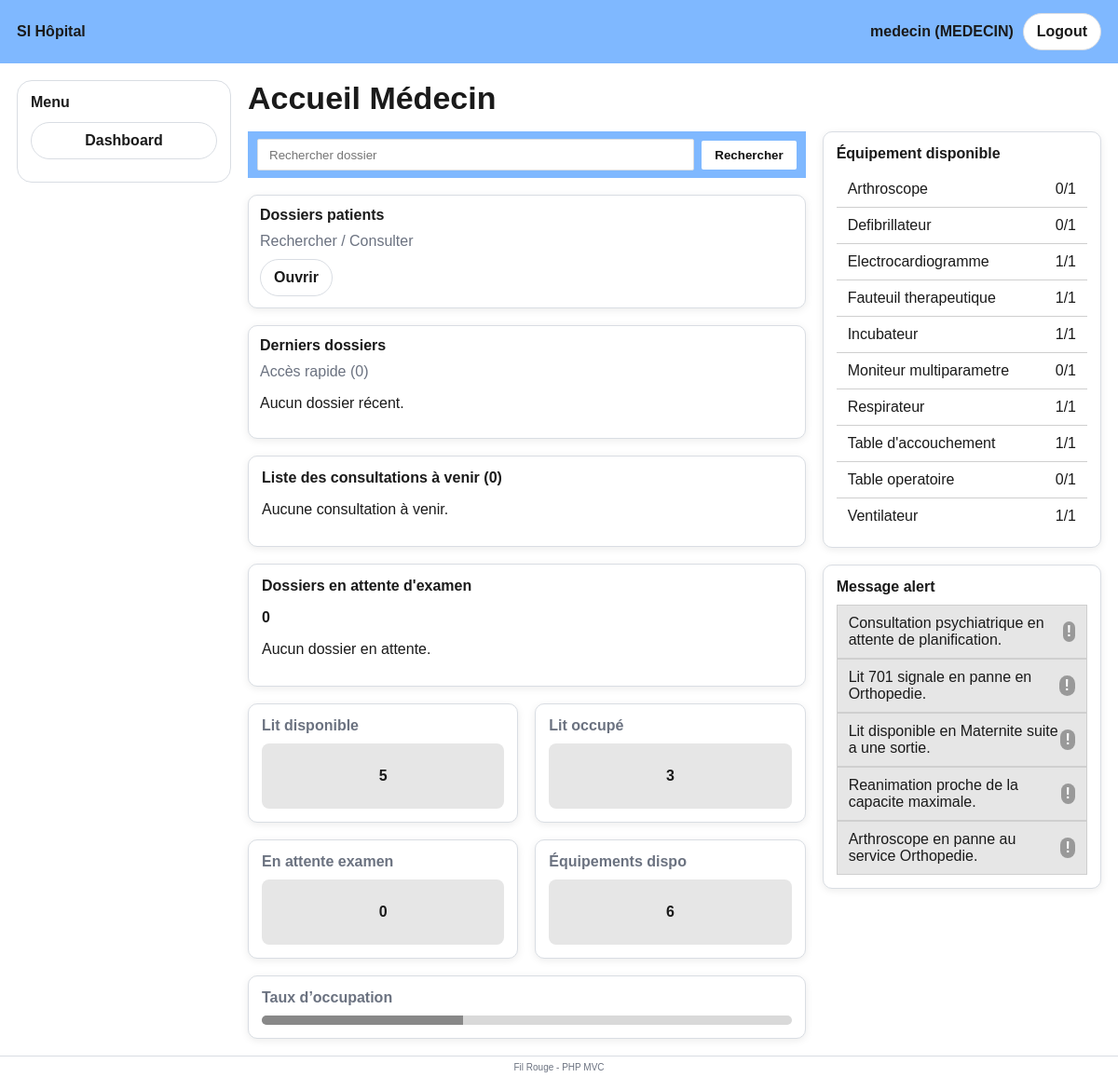
Page /index.php?action=dashboard (signed in) on the committed database.
### tables this page shows
CREATE TABLE ALERTE (
    idAlerte TINYINT AUTO_INCREMENT PRIMARY KEY,
    dateCreation DATE NOT NULL,
    typeAlerte ENUM('saturation', 'panne_Lit', 'panne_Equipement', 'Action') NOT NULL,
    action ENUM('attente_consultation', 'resultat_disponible', 'transfert_acceptte', 'lit_disponible', 'equipement_disponible'),
    statutAlerte ENUM('nonLu', 'Lu', 'Fait') NOT NULL DEFAULT 'nonLu',
    description TEXT
);

### app/config/database.php (called while the page is built, shortened)
<?php
function db(): PDO
{
    static $pdo = null;
    if ($pdo instanceof PDO) {
        return $pdo;
    }
    $cfg = require __DIR__ . '/config.php';
    $dsn = 'mysql:host=' . $cfg['host']
         . ';port=' . $cfg['port']
         . ';dbname=' . $cfg['dbname']
         . ';charset=' . $cfg['charset'];
    $pdo = new PDO($dsn, $cfg['user'], $cfg['pass'], [
        PDO::ATTR_ERRMODE => PDO::ERRMODE_EXCEPTION,
        PDO::ATTR_DEFAULT_FETCH_MODE => PDO::FETCH_ASSOC,
    ]);
    return $pdo;
}

### app/models/DossierModel.php (called while the page is built, shortened)
<?php
require_once __DIR__ . '/../config/database.php';
function dossiers_get_recent(int $limit = 5): array
{
    $sql = "
        SELECT
            d.idDossier,
            CONCAT(p.prenom, ' ', p.nom) AS nomComplet
        FROM DOSSIER_PATIENT d
        INNER JOIN PATIENT p ON p.idPatient = d.idPatient
        ORDER BY
            (d.dateAdmission IS NULL) ASC,
            d.dateAdmission DESC,
            d.idDossier DESC
        LIMIT :lim
    ";
    $stmt = db()->prepare($sql);
    $stmt->bindValue(':lim', $limit, PDO::PARAM_INT);
    $stmt->execute();
    return $stmt->fetchAll() ?: [];
}
function dossiers_get_consultations(): array
{
    $sql = "
        SELECT
            d.idDossier,
            p.nom,
            p.prenom,
            d.niveau AS priorite
        FROM DOSSIER_PATIENT d
        INNER JOIN PATIENT p ON p.idPatient = d.idPatient
        WHERE LOWER(d.statut) IN ('attente_consultation', 'attente consultation')
        ORDER BY d.niveau DESC, d.idDossier DESC
        LIMIT 10
    ";
    $stmt = db()->prepare($sql);
    $stmt->execute();
    return $stmt->fetchAll() ?: [];
}

### app/models/ExamenModel.php (called while the page is built, shortened)
<?php
require_once __DIR__ . '/../config/database.php';
function examens_count_en_attente(): int
{
    $sql = "SELECT COUNT(*) FROM examen WHERE statut = 'EN_ATTENTE'";
    return (int) db()->query($sql)->fetchColumn();
}

### app/models/LitModel.php (called while the page is built, shortened)
<?php
require_once __DIR__ . '/../config/database.php';
function fetchIntOrNull(string $sql, array $params = [], string $field = ''): ?int
{
    $stmt = db()->prepare($sql);
    $stmt->execute($params);
    $row = $stmt->fetch(PDO::FETCH_ASSOC);
    if ($field === '') {
        $value = array_values($row)[0] ?? null;
    } else {
        $value = $row[$field] ?? null;
    }
    return ($value === null) ? null : (int) $value;
}
function lits_count_disponibles(): int
{
    $sql = "
        SELECT COUNT(*) AS nb
        FROM LIT
        WHERE etatLit = 'disponible'
    ";
    return (int)(fetchIntOrNull($sql, [], 'nb') ?? 0);
}
function lits_count_occupes_et_reserves(): int
{
    $sql = "
        SELECT COUNT(*) AS nb
        FROM LIT
        WHERE etatLit IN ('occupe', 'reserve')
    ";
    return (int)(fetchIntOrNull($sql, [], 'nb') ?? 0);
}

### app/models/EquipementModel.php (called while the page is built, shortened)
<?php
require_once APP_PATH . '/config/database.php';
function equipements_get_stats(): array
{
    $pdo = db();
    $sql = "
        SELECT
            typeEquipement AS type,
            SUM(CASE WHEN etatEquipement = 'disponible' THEN 1 ELSE 0 END) AS disponibles,
            COUNT(*) AS total
        FROM EQUIPEMENT
        GROUP BY typeEquipement
        ORDER BY typeEquipement ASC
    ";
    $stmt = $pdo->query($sql);
    return $stmt->fetchAll(PDO::FETCH_ASSOC);
}
function equipements_count_disponibles(): int
{
    $pdo = db();
    $sql = "
        SELECT COUNT(*) AS nb
        FROM EQUIPEMENT
        WHERE etatEquipement = 'disponible'
    ";
    $stmt = $pdo->query($sql);
    $row = $stmt->fetch(PDO::FETCH_ASSOC) ?: [];
    return (int)($row['nb'] ?? 0);
}

### app/models/AlerteModel.php (called while the page is built, shortened)
<?php
require_once APP_PATH . '/config/database.php';
function alertes_get_last(int $limit = 5): array
{
    $pdo = db();
    $sql = "
        SELECT
            a.idAlerte,
            a.dateCreation,
            a.typeAlerte,
            a.statutAlerte,
            a.description AS message
        FROM ALERTE a
        ORDER BY a.dateCreation DESC, a.idAlerte DESC
        LIMIT :lim
    ";
    $stmt = $pdo->prepare($sql);
    $stmt->bindValue(':lim', $limit, PDO::PARAM_INT);
    $stmt->execute();
    return $stmt->fetchAll(PDO::FETCH_ASSOC);
}

### app/views/dashboards/accueil_medecin.php (the view, shortened to what this page needs)
<?php
require __DIR__ . '/../../includes/header.php';
require __DIR__ . '/../../includes/sidebar.php';
$dossiersRecent           = $dossiersRecent ?? [];
$consultations            = $consultations ?? [];
$equipementsStats         = $equipementsStats ?? [];
$alertes                  = $alertes ?? [];
$examensEnAttente         = $examensEnAttente ?? [];
$nbExamensEnAttente       = $nbExamensEnAttente ?? 0;
$nbEquipementsDisponibles = $nbEquipementsDisponibles ?? 0;
$litsDisponibles          = $litsDisponibles ?? 0;
$litsOccupes              = $litsOccupes ?? 0;
$tauxOccupation           = $tauxOccupation ?? 0;
$tauxOccupation = (int) $tauxOccupation;
?>
<h1 class="page-title">Accueil Médecin</h1>
<div class="mockup-grid">
    <div>
        <div class="doctor-search-bar">
            <form method="GET" action="index.php" class="doctor-search-form">
                <input
                    type="text"
                    name="q"
                    class="doctor-search-input"
                    placeholder="Rechercher dossier"
                >
                <button type="submit" class="doctor-search-btn">Rechercher</button>
            </form>
        </div>
        <div class="mockup-panel compact">
            <div class="mockup-panel-title">Dossiers patients</div>
            <p class="card-subtitle">Rechercher / Consulter</p>
            <a class="btn" href="index.php?action=dossiers_list">Ouvrir</a>
        </div>
        <div class="mockup-panel compact">
            <div class="mockup-panel-title">Derniers dossiers</div>
            <p class="card-subtitle">Accès rapide (<?= count($dossiersRecent) ?>)</p>
            <?php if (!empty($dossiersRecent)): ?>
                <ul>
                    <?php foreach ($dossiersRecent as $d): ?>
                        <?php
                        $idDossier = (int) ($d['idDossier'] ?? 0);
                        $nomComplet = trim((string) ($d['nomComplet'] ?? ''));
                        $label = $nomComplet !== '' ? $nomComplet : 'Dossier #' . $idDossier;
                        ?>
                        <li>
                            <a href="index.php?action=dossier_detail_medecin&id=<?= $idDossier ?>">
                                <?= htmlspecialchars($label, ENT_QUOTES, 'UTF-8') ?>
                            </a>
                        </li>
                    <?php endforeach; ?>
                </ul>
            <?php else: ?>
                <p>Aucun dossier récent.</p>
            <?php endif; ?>
        </div>
        <div class="mockup-panel">
            <div class="mockup-panel-title">
                Liste des consultations à venir (<?= count($consultations) ?>)
            </div>
            <?php if (!empty($consultations)): ?>
                <div class="mockup-mini-table">
                    <?php foreach ($consultations as $c): ?>
                        <?php
                        $nomPatient = trim((string) (($c['nom'] ?? '') . ' ' . ($c['prenom'] ?? '')));
                        $idDossierConsultation = (int) ($c['idDossier'] ?? 0);
                        ?>
                        <div class="mockup-mini-row">
                            <span>
                                <a href="index.php?action=dossier_detail_medecin&id=<?= $idDossierConsultation ?>">
                                    <?= htmlspecialchars($nomPatient, ENT_QUOTES, 'UTF-8') ?>
                                </a>
                            </span>
                            <span>
                                P<?= (int) ($c['priorite'] ?? 0) ?>
                            </span>
                        </div>
                    <?php endforeach; ?>
                </div>
            <?php else: ?>
                <p>Aucune consultation à venir.</p>
            <?php endif; ?>
        </div>
        <div class="mockup-panel">
            <div class="mockup-panel-title">Dossiers en attente d'examen</div>
            <p><b><?= (int) $nbExamensEnAttente ?></b></p>
            <?php if (!empty($examensEnAttente)): ?>
                <ul>
                    <?php foreach ($examensEnAttente as $e): ?>
                        <?php $nom = trim(($e['nom'] ?? '') . ' ' . ($e['prenom'] ?? '')); ?>
                        <li>
                            <a href="index.php?action=dossier_detail_medecin&id=<?= (int) ($e['idDossier'] ?? 0) ?>">
                                <?= htmlspecialchars($nom, ENT_QUOTES, 'UTF-8') ?>
                            </a>
                            - <?= htmlspecialchars((string) ($e['typeExamen'] ?? ''), ENT_QUOTES, 'UTF-8') ?>
                        </li>
                    <?php endforeach; ?>
                </ul>
            <?php else: ?>
                <p>Aucun dossier en attente.</p>
            <?php endif; ?>
        </div>
        <div class="mockup-row">
            <div class="mockup-kpi">
                <div class="mockup-kpi-title">Lit disponible</div>
                <div class="mockup-kpi-box"><?= (int) $litsDisponibles ?></div>
            </div>
            <div class="mockup-kpi">
                <div class="mockup-kpi-title">Lit occupé</div>
                <div class="mockup-kpi-box"><?= (int) $litsOccupes ?></div>
            </div>
            <div class="mockup-kpi">
                <div class="mockup-kpi-title">En attente examen</div>
                <div class="mockup-kpi-box"><?= (int) $nbExamensEnAttente ?></div>
            </div>
            <div class="mockup-kpi">
                <div class="mockup-kpi-title">Équipements dispo</div>
                <div class="mockup-kpi-box"><?= (int) $nbEquipementsDisponibles ?></div>
            </div>
        </div>
        <div class="mockup-occupation">
            <div class="mockup-occupation-title">Taux d’occupation</div>
            <div class="mockup-progress">
                <div class="mockup-progress-bar" style="width: <?= $tauxOccupation ?>%"></div>
            </div>
        </div>
    </div>
    <div>
        <div class="mockup-panel">
            <div class="mockup-panel-title">Équipement disponible</div>
            <?php if (!empty($equipementsStats)): ?>
                <?php foreach ($equipementsStats as $row): ?>
                    <div class="mockup-mini-row">
                        <span><?= htmlspecialchars((string) ($row['type'] ?? ''), ENT_QUOTES, 'UTF-8') ?></span>
                        <span><?= (int) ($row['disponibles'] ?? 0) ?>/<?= (int) ($row['total'] ?? 0) ?></span>
                    </div>
                <?php endforeach; ?>
            <?php else: ?>
                <p>Pas de données équipements.</p>
            <?php endif; ?>
        </div>
        <div class="mockup-panel">
            <div class="mockup-panel-title">Message alert</div>
            <?php if (!empty($alertes)): ?>
                <?php foreach ($alertes as $a): ?>
                    <div class="mockup-alert-line">
                        <span><?= htmlspecialchars((string) ($a['message'] ?? ''), ENT_QUOTES, 'UTF-8') ?></span>
                        <span class="mockup-badge">!</span>
                    </div>
                <?php endforeach; ?>
            <?php else: ?>
                <p>Aucune alerte.</p>
            <?php endif; ?>
        </div>
    </div>
</div>
<?php require __DIR__ . '/../../includes/footer.php'; ?>

### public/assets/css/style.css (style rules this page uses)
:root { --blue: #7fb8ff; --blue-dark: #4c97ff; --bg: #ffffff; --text: #1a1a1a; --muted: #6b7280; --border: #d9dde3; --shadow: 0 2px 8px rgba(0,0,0,0.08); --radius: 10px; }
* { box-sizing: border-box; }
body { margin: 0; font-family: Arial, sans-serif; color: var(--text); background: var(--bg); }
a { color: var(--blue-dark); }
.page-title { margin: 0 0 16px 0; font-size: 34px; font-weight: 800; }
.card-subtitle { color: var(--muted); margin: 0 0 10px 0; }
.btn { display: inline-block; padding: 10px 14px; border-radius: 999px; border: 1px solid var(--border); background: #fff; color: var(--text); text-decoration: none; font-weight: 800; cursor: pointer; }
input, select, textarea { width: 100%; padding: 10px 12px; border: 1px solid var(--border); border-radius: 8px; outline: none; }
.mockup-grid { display: grid; grid-template-columns: 2fr 1fr; gap: 18px; align-items: start; }
.mockup-row { display: grid; grid-template-columns: 1fr 1fr; gap: 18px; margin-bottom: 18px; }
.mockup-kpi { background: #fff; border: 1px solid var(--border); border-radius: var(--radius); padding: 14px; box-shadow: var(--shadow); }
.mockup-kpi-title { font-weight: 800; color: var(--muted); margin-bottom: 10px; }
.mockup-kpi-box { height: 70px; background: #e6e6e6; border-radius: 8px; display: flex; align-items: center; justify-content: center; font-weight: 900; }
.mockup-occupation { background: #fff; border: 1px solid var(--border); border-radius: var(--radius); padding: 14px; box-shadow: var(--shadow); }
.mockup-occupation-title { font-weight: 800; color: var(--muted); margin-bottom: 10px; }
.mockup-progress { height: 10px; background: #d9d9d9; border-radius: 999px; overflow: hidden; }
.mockup-progress-bar { height: 100%; background: #888; }
.mockup-panel { background: #fff; border: 1px solid var(--border); border-radius: var(--radius); padding: 14px; box-shadow: var(--shadow); margin-bottom: 18px; }
.mockup-panel-title { font-weight: 900; margin-bottom: 10px; }
.mockup-mini-row { display: flex; justify-content: space-between; padding: 10px 12px; border-bottom: 1px solid #cfcfcf; }
.mockup-mini-row:last-child { border-bottom: 0; }
.mockup-alert-line { display: flex; justify-content: space-between; align-items: center; padding: 10px 12px; background: #e6e6e6; border: 1px solid #cfcfcf; }
.mockup-badge { width: 22px; height: 22px; border-radius: 999px; display: inline-flex; align-items: center; justify-content: center; font-weight: 900; background: #999; color: #fff; }
.doctor-search-bar { margin: 0 0 18px 0; width: 100%; max-width: 740px; }
.doctor-search-form { display: flex; align-items: center; gap: 8px; background: #7fb8ff; padding: 8px 10px; border-radius: 0; }
.doctor-search-input { flex: 1; margin: 0; background: #fff; border: 1px solid #d9dde3; border-radius: 2px; height: 34px; padding: 8px 12px; }
.doctor-search-btn { border: none; background: #ffffff; color: #111; font-weight: 700; padding: 8px 14px; cursor: pointer; border-radius: 2px; white-space: nowrap; }
.mockup-panel.compact { padding: 12px; }

### rows in the picture
alerte: description "Consultation psychiatrique en attente de planification."
alerte: description "Lit 701 signale en panne en Orthopedie."
alerte: description "Lit disponible en Maternite suite a une sortie."
alerte: description "Reanimation proche de la capacite maximale."
alerte: description "Arthroscope en panne au service Orthopedie."

### other values in the picture
$user['username'] "medecin"
$user['role'] "MEDECIN"
count($dossiersRecent) "0"
count($consultations) "0"
$nbExamensEnAttente "0"
$litsDisponibles "5"
$litsOccupes "3"
$nbEquipementsDisponibles "6"
$row['type'] "Arthroscope"
$row['disponibles'] "0"
$row['total'] "1"
$row['type'] "Defibrillateur"
$row['type'] "Electrocardiogramme"
$row['disponibles'] "1"
$row['type'] "Fauteuil therapeutique"
